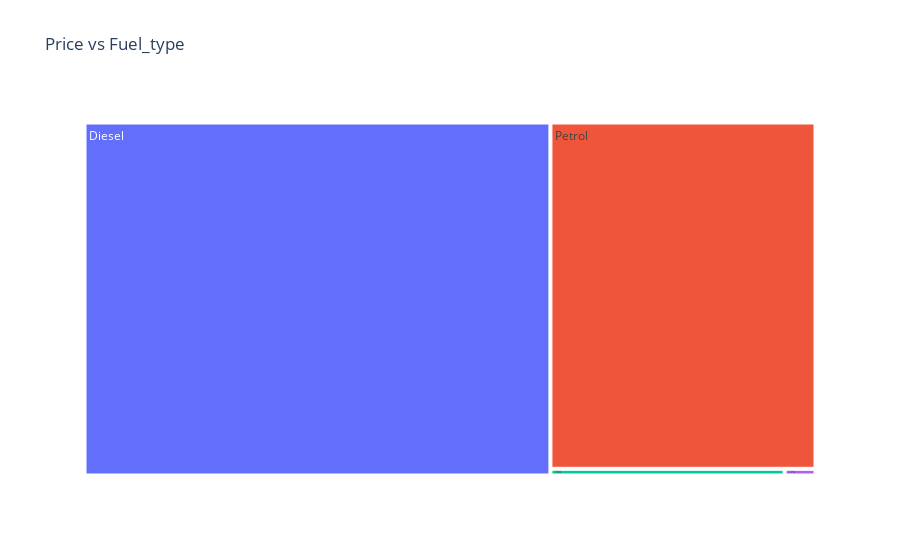

The notebook cell this image was saved under:
### Code cell
px.treemap(data.groupby(by='Fuel_Type').sum().reset_index(), path=['Fuel_Type'], labels='Fuel_Type',
           values='Price', title='Price vs Fuel_type')

### Figure 1 — Plotly figure (JSON) as saved in the notebook; plotly's stock layout.template omitted (floating-point values rounded to 4 significant figures)
{"data": [{"branchvalues": "total", "domain": {"x": [0, 1], "y": [0, 1]}, "hovertemplate": "labels=%{label}<br>Price=%{value}<br>parent=%{parent}<br>id=%{id}<extra></extra>", "ids": ["CNG", "Diesel", "LPG", "Petrol"], "labels": ["CNG", "Diesel", "LPG", "Petrol"], "name": "", "parents": ["", "", "", ""], "type": "treemap", "values": [66.45, 6964.0, 8.767, 3887.0]}], "layout": {"legend": {"tracegroupgap": 0}, "title": {"text": "Price vs Fuel_type"}}}
